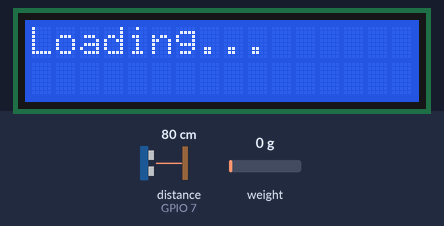
Recording of a sketch running on a simulated ESP32-S3. Shown: 16×2 character LCD. Wiring (inferred from the names in the program): ultrasonic range finder: trigger GPIO 10; echo GPIO 7. The inputs (shaded band) are chosen by the test bench; at power-on: distance to the obstacle (sensor on GPIO 7) 80 cm, weight on the scale 0 g. The echo pulse lasts 58.3 µs per cm; WiFi joins after 1.5 s; servers stay silent unless stated; uploads are accepted with an empty reply; what the sketch prints to the serial monitor is not drawn.

Above: at 0.1 s.
At 2.6 s:
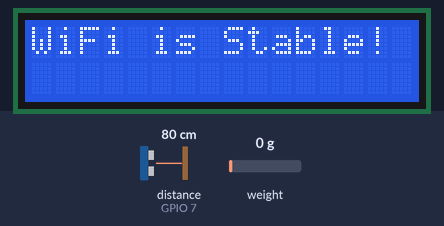
At 3.6 s:
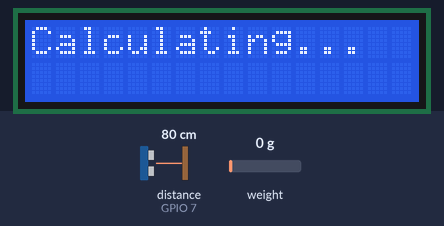
At 4.9 s:
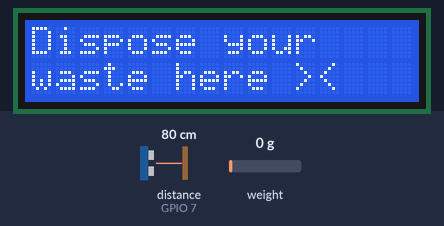

Measured:
- what the display in image 1 shows lasts 1.0 s, from 2.6 s to 3.6 s

The sketch:

full-code-project-cpc357.ino
```cpp
#include <WiFi.h>
#include <HTTPClient.h>
#include <LiquidCrystal.h>
#include "HX711.h"

// ==========================================
// --- USER CONFIGURATION ---
// ==========================================
const char* ssid = "Galaxy S23 Ultra";
const char* password = "jannah03";
const char* serverUrl = "https://smart-bin-http-frfux5cgdq-as.a.run.app/api/bins/data";

// --- SENSOR CALIBRATION ---
float calibration_factor = 77780.0; // Your specific factor
const int BIN_HEIGHT_CM = 18;       // Total height of the bin

// --- THRESHOLDS ---
const int FULL_DISTANCE_CM = 3;   // Distance threshold
const float FULL_WEIGHT_KG = 12.0; // Max weight capacity
const float MIN_WEIGHT_CHECK = 1.0; // Min weight to confirm bin is actually fill

// ==========================================
// --- PIN DEFINITIONS ---
// ==========================================

// LCD Pins (Parallel Interface)
const int rs = 14, en = 21, d4 = 47, d5 = 48, d6 = 38, d7 = 39;
LiquidCrystal lcd(rs, en, d4, d5, d6, d7);

// Ultrasonic Pins
#define TRIG_PIN 10
#define ECHO_PIN 7

// Load Cell Pins
#define LOADCELL_DOUT_PIN 6
#define LOADCELL_SCK_PIN 5

// ==========================================
// --- GLOBAL VARIABLES ---
// ==========================================
HX711 scale;
unsigned long lastCloudSendTime = 0;
const long cloudInterval = 5000; // Send to cloud every 5 seconds

void setup() {
  Serial.begin(115200);

  // 1. Setup LCD
  lcd.begin(16, 2);
  lcd.print("Loading...");
  delay(1000);

  // 2. Setup WiFi
  lcd.clear();
  lcd.print("Connecting WiFi");
  WiFi.begin(ssid, password);

  int retries = 0;
  while (WiFi.status() != WL_CONNECTED && retries < 20) {
    delay(500);
    Serial.print(".");
    retries++;
  }

  lcd.clear();
  if(WiFi.status() == WL_CONNECTED) {
    Serial.println("\nWiFi Connected Successfully!");
    lcd.print("WiFi is Stable!");
  } else {
    Serial.println("\nWiFi Failed (Proceeding offline)");
    lcd.print("Offline Mode");
  }
  delay(1000);

  // 3. Setup Ultrasonic
  pinMode(TRIG_PIN, OUTPUT);
  pinMode(ECHO_PIN, INPUT);

  // 4. Setup Load Cell
  lcd.clear();
  lcd.print("Calculating...");
  scale.begin(LOADCELL_DOUT_PIN, LOADCELL_SCK_PIN);
  scale.set_scale(calibration_factor);
  scale.tare(); // Reset scale to 0

  lcd.clear();
}

void loop() {
  // -------------------------------------------------
  // 1. READ SENSORS
  // -------------------------------------------------

  // --- Ultrasonic Read ---
  digitalWrite(TRIG_PIN, LOW);
  delayMicroseconds(2);
  digitalWrite(TRIG_PIN, HIGH);
  delayMicroseconds(10);
  digitalWrite(TRIG_PIN, LOW);
  long duration = pulseIn(ECHO_PIN, HIGH);
  int distanceRaw = duration * 0.034 / 2;

  // Sanity check
  int distance = (distanceRaw > BIN_HEIGHT_CM) ? BIN_HEIGHT_CM : distanceRaw;

  // --- Load Cell Read ---
  float weight = scale.get_units(3);
  if (weight < 0) weight = 0.00;

  // -------------------------------------------------
  // 2. LOGIC & DISPLAY
  // -------------------------------------------------

  String cloudStatus = "OK"; // Default status for Cloud
  lcd.clear();

  // Bin is FULL if:
  // 1. (Distance is low AND Weight is significant) -> Real trash full
  // 2. OR (Weight is exceeding max capacity) -> Heavy trash full

  bool isFullByVolume = (distance <= FULL_DISTANCE_CM && weight >= MIN_WEIGHT_CHECK);
  bool isFullByWeight = (weight >= FULL_WEIGHT_KG);

  if (isFullByVolume || isFullByWeight) {
    // --- CASE A: BIN IS FULL ---
    cloudStatus = "FULL";

    lcd.setCursor(0, 0);
    lcd.print("!! STOP !!");

    lcd.setCursor(0, 1);
    lcd.print("Bin is FULL T_T");

  } else {
    // --- CASE B: BIN IS AVAILABLE ---
    cloudStatus = "OK";

    lcd.setCursor(0, 0);
    lcd.print("Dispose your");

    lcd.setCursor(0, 1);
    lcd.print("waste here ><");
  }

  // Debug to Serial Monitor
  Serial.print("Dist: "); Serial.print(distance);
  Serial.print("cm | Wgt: "); Serial.print(weight);
  Serial.print("kg | Status: "); Serial.println(cloudStatus);

  // -------------------------------------------------
  // 3. SEND TO CLOUD
  // -------------------------------------------------
  if (millis() - lastCloudSendTime > cloudInterval) {
    if (WiFi.status() == WL_CONNECTED) {
      // Send the clean status ("FULL" or "OK"), not the long text
      sendDataToCloud(distance, weight, cloudStatus);
    }
    lastCloudSendTime = millis();
  }

  delay(500);
}

// Function to send JSON data to Cloud Run
void sendDataToCloud(int dist, float wgt, String status) {
  HTTPClient http;

  // Start connection
  http.begin(serverUrl);
  http.addHeader("Content-Type", "application/json");

  // Create JSON Payload
  String jsonPayload = "{";
  jsonPayload += "\"distance\":" + String(dist) + ",";
  jsonPayload += "\"weight\":" + String(wgt) + ",";
  jsonPayload += "\"status\":\"" + status + "\",";
  jsonPayload += "\"device_id\":\"maker_feather_01\"";
  jsonPayload += "}";

  // Send POST Request
  int httpResponseCode = http.POST(jsonPayload);
  if (httpResponseCode <= 0) {
    Serial.print("Error sending POST: ");
    Serial.println(httpResponseCode);
  }

  http.end();
}
```
